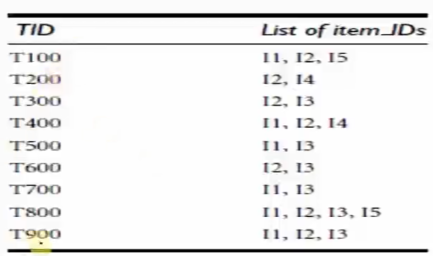
#> input picture Machine Learning/Association Rule/Apriori/images/data.png, 433 x 256 px, found by its file name
$ jupyter execute 'chi-Square test of independence test.ipynb'
#> lines starting #> are read from the running program, lines starting #| are printed output that depends on the picture
1. [Chi-squared test of independence](#chi-squared-test-of-independence)

#### Chi-squared test of independence:
- used to compare 2 categorical values i.e. 2 categorical variables with 2 groups
- used to measure the proportion of both the categories and identify them if they are statistically different
- to check if there is any association between the variables

##### Example:
Question:
- Categorical variable A
    - Non Smoker
    - Smoker

- Categorical Variable B
    - Regular Exercise
    - No Regular Exercise

[cell 1]
from PIL import Image
from IPython.display import display

img = Image.open('images/data.png')
#> img is the input picture: PIL image 433x256 RGBA; mean R, G, B, A 238, 237.8, 237.7, 255
new_image = img.resize((430, 160))
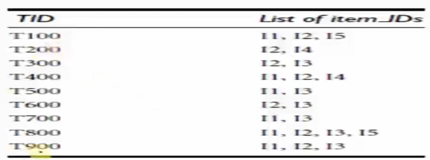
#> new_image: PIL image 430x160 RGBA; mean R, G, B, A 238, 237.8, 237.7, 255
display(new_image)


$ run again, with Machine Learning/Association Rule/Apriori/images/c2l2.png copied over Machine Learning/Association Rule/Apriori/images/data.png
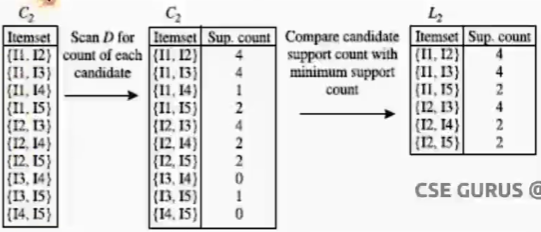
#> input picture Machine Learning/Association Rule/Apriori/images/c2l2.png, 541 x 232 px, found by its file name
#> img is the input picture: PIL image 541x232 RGBA; mean R, G, B, A 224.9, 224.8, 224.7, 255
#> `new_image = img.resize((430, 160))`:
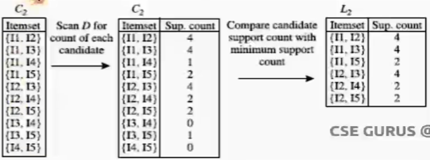
#> new_image: PIL image 430x160 RGBA; mean R, G, B, A 224.9, 224.8, 224.7, 255

$ run again, with Machine Learning/Association Rule/Apriori/images/c3l3.png copied over Machine Learning/Association Rule/Apriori/images/data.png
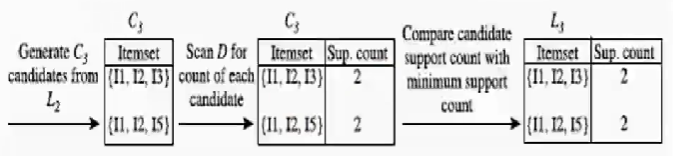
#> input picture Machine Learning/Association Rule/Apriori/images/c3l3.png, 673 x 156 px, found by its file name
#> img is the input picture: PIL image 673x156 RGBA; mean R, G, B, A 224.8, 224.8, 224.8, 255
#> `new_image = img.resize((430, 160))`:
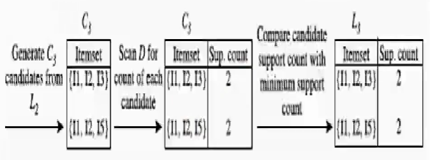
#> new_image: PIL image 430x160 RGBA; mean R, G, B, A 224.8, 224.8, 224.8, 255
